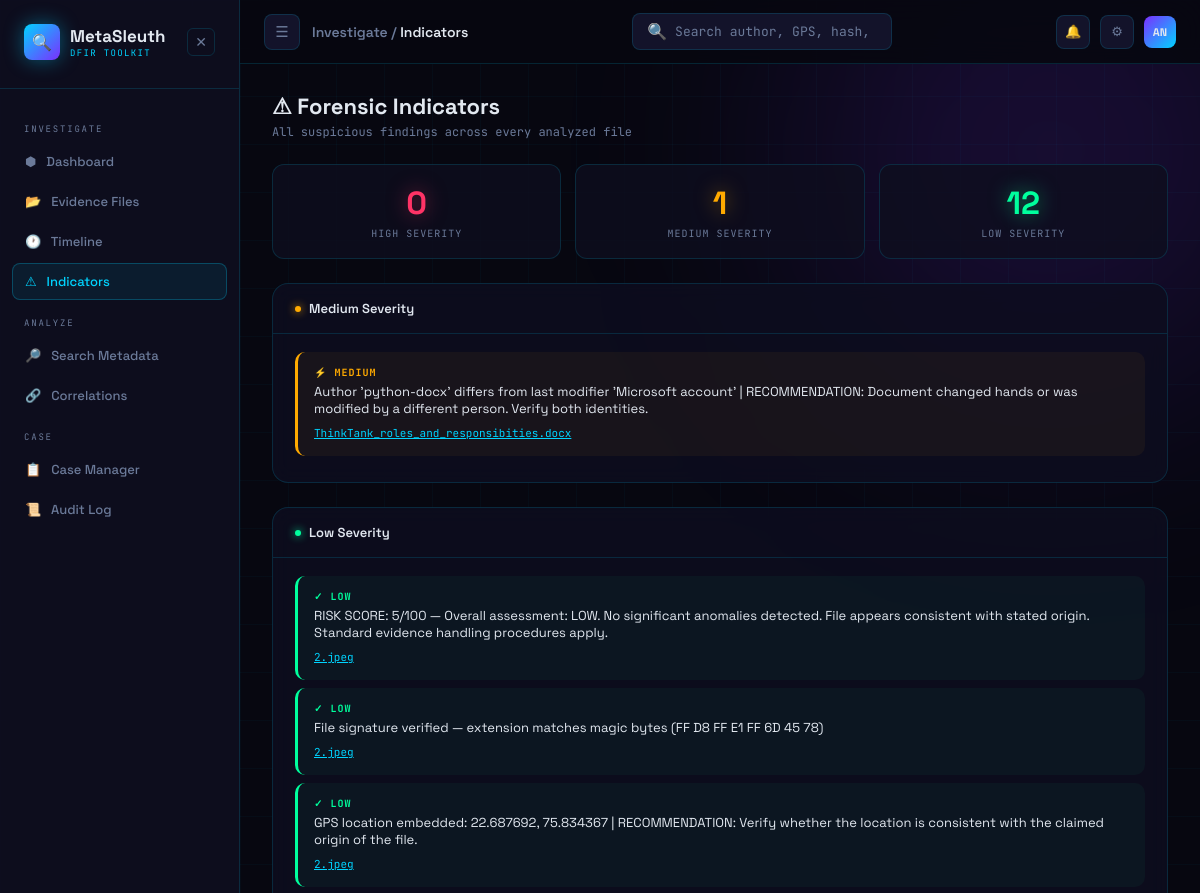
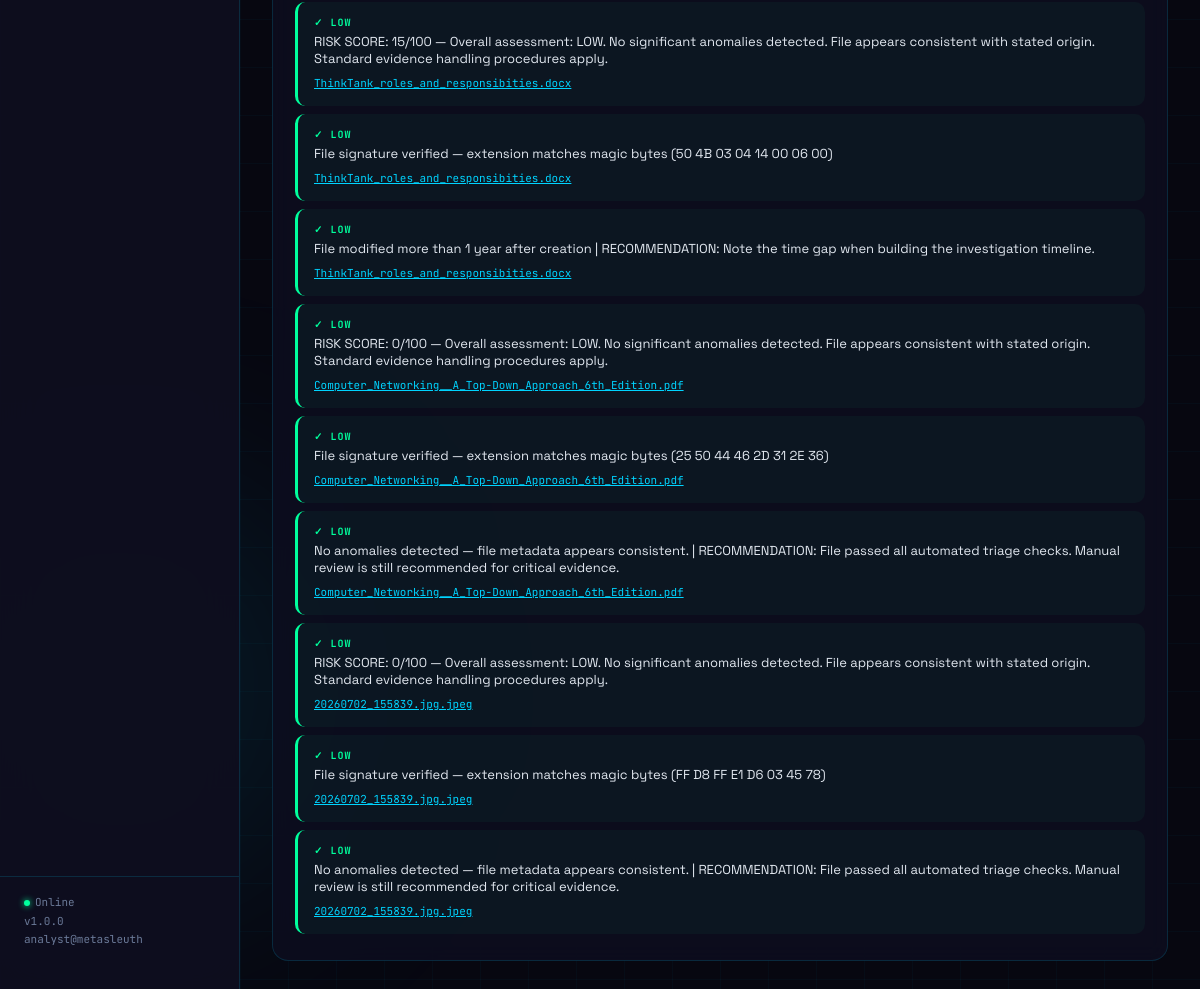
The page /indicators on the database its author committed (2 pictures, top to bottom).
### tables this page shows
CREATE TABLE indicators (
            id          INTEGER PRIMARY KEY AUTOINCREMENT,
            file_id     INTEGER NOT NULL,
            severity    TEXT NOT NULL,
            description TEXT NOT NULL,
            FOREIGN KEY (file_id) REFERENCES files(id)
        );

CREATE TABLE files (
            id          INTEGER PRIMARY KEY AUTOINCREMENT,
            filename    TEXT NOT NULL,
            file_type   TEXT NOT NULL,
            file_size   INTEGER,
            md5         TEXT,
            sha1        TEXT,
            sha256      TEXT,
            upload_time TEXT NOT NULL,
            analyst     TEXT
        );

### app.py (the view)
@app.route('/indicators')
def indicators_page():
    conn   = get_connection()
    cursor = conn.cursor()
    cursor.execute('''
        SELECT i.severity, i.description,
               f.filename, f.id as file_id, f.file_type
        FROM indicators i
        JOIN files f ON i.file_id = f.id
        ORDER BY
            CASE i.severity
                WHEN "HIGH"   THEN 1
                WHEN "MEDIUM" THEN 2
                ELSE 3
            END,
            f.upload_time DESC
    ''')
    rows = cursor.fetchall()
    conn.close()
    indicators = [dict(r) for r in rows]
    high   = [i for i in indicators if i['severity'] == 'HIGH']
    medium = [i for i in indicators if i['severity'] == 'MEDIUM']
    low    = [i for i in indicators if i['severity'] == 'LOW']
    return render_template('indicators.html',
                           indicators=indicators,
                           high=high,
                           medium=medium,
                           low=low)

### database/db.py (called while the page is built)
def get_connection():
    conn = sqlite3.connect(DATABASE)
    conn.row_factory = sqlite3.Row
    return conn

### templates/indicators.html (shortened to what this page needs)
{% extends 'base.html' %}
{% block breadcrumb %}Investigate / <span>Indicators</span>{% endblock %}
{% block content %}
<div>
    <div class="page-title">⚠ Forensic Indicators</div>
    <div class="page-sub">All suspicious findings across every analyzed file</div>
</div>
<div class="stat-row">
    <div class="stat-card">
        <div class="stat-num" style="color:var(--alert);text-shadow:0 0 20px rgba(255,51,102,0.5)">
            {{ high | length }}
        </div>
        <div class="stat-lbl">High Severity</div>
    </div>
    <div class="stat-card">
        <div class="stat-num" style="color:var(--warn);text-shadow:0 0 20px rgba(255,170,0,0.5)">
            {{ medium | length }}
        </div>
        <div class="stat-lbl">Medium Severity</div>
    </div>
    <div class="stat-card">
        <div class="stat-num" style="color:var(--ok);text-shadow:0 0 20px rgba(0,255,157,0.5)">
            {{ low | length }}
        </div>
        <div class="stat-lbl">Low Severity</div>
    </div>
</div>
{% if medium %}
<div class="panel">
    <div class="panel-head">
        <div class="panel-title"><span class="dot" style="background:var(--warn);box-shadow:0 0 8px var(--warn)"></span>Medium Severity</div>
    </div>
    <div class="panel-body">
        {% for ind in medium %}
        <div class="ind-item MEDIUM">
            <div class="ind-sev MEDIUM">⚡ MEDIUM</div>
            <div class="ind-desc">{{ ind.description }}</div>
            <a class="ind-file" href="/file/{{ ind.file_id }}">{{ ind.filename }}</a>
        </div>
        {% endfor %}
    </div>
</div>
{% endif %}
{% if low %}
<div class="panel">
    <div class="panel-head">
        <div class="panel-title"><span class="dot o"></span>Low Severity</div>
    </div>
    <div class="panel-body">
        {% for ind in low %}
        <div class="ind-item LOW">
            <div class="ind-sev LOW">✓ LOW</div>
            <div class="ind-desc">{{ ind.description }}</div>
            <a class="ind-file" href="/file/{{ ind.file_id }}">{{ ind.filename }}</a>
        </div>
        {% endfor %}
    </div>
</div>
{% endif %}
{% endblock %}

### rows shown on the page
indicators: description "Author 'python-docx' differs from last modifier 'Microsoft account' | RECOMMENDATION: Document changed hands or was modified by a different person. Verify both identities.", filename "ThinkTank_roles_and_responsibities.docx"
indicators: description "RISK SCORE: 5/100 — Overall assessment: LOW. No significant anomalies detected. File appears consistent with stated origin. Standard evidence handling procedures apply.", filename "2.jpeg"
indicators: description "File signature verified — extension matches magic bytes (FF D8 FF E1 FF 6D 45 78)", filename "2.jpeg"
indicators: description "GPS location embedded: 22.687692, 75.834367 | RECOMMENDATION: Verify whether the location is consistent with the claimed origin of the file.", filename "2.jpeg"
indicators: description "RISK SCORE: 15/100 — Overall assessment: LOW. No significant anomalies detected. File appears consistent with stated origin. Standard evidence handling procedures apply.", filename "ThinkTank_roles_and_responsibities.docx"
indicators: description "File signature verified — extension matches magic bytes (50 4B 03 04 14 00 06 00)", filename "ThinkTank_roles_and_responsibities.docx"
indicators: description "File modified more than 1 year after creation | RECOMMENDATION: Note the time gap when building the investigation timeline.", filename "ThinkTank_roles_and_responsibities.docx"
indicators: description "RISK SCORE: 0/100 — Overall assessment: LOW. No significant anomalies detected. File appears consistent with stated origin. Standard evidence handling procedures apply.", filename "Computer_Networking__A_Top-Down_Approach_6th_Edition.pdf"
indicators: description "File signature verified — extension matches magic bytes (25 50 44 46 2D 31 2E 36)", filename "Computer_Networking__A_Top-Down_Approach_6th_Edition.pdf"
indicators: description "No anomalies detected — file metadata appears consistent. | RECOMMENDATION: File passed all automated triage checks. Manual review is still recommended for critical evidence.", filename "Computer_Networking__A_Top-Down_Approach_6th_Edition.pdf"
indicators: description "RISK SCORE: 0/100 — Overall assessment: LOW. No significant anomalies detected. File appears consistent with stated origin. Standard evidence handling procedures apply.", filename "20260702_155839.jpg.jpeg"
indicators: description "File signature verified — extension matches magic bytes (FF D8 FF E1 D6 03 45 78)", filename "20260702_155839.jpg.jpeg"
indicators: description "No anomalies detected — file metadata appears consistent. | RECOMMENDATION: File passed all automated triage checks. Manual review is still recommended for critical evidence.", filename "20260702_155839.jpg.jpeg"

### other values the page prints
{{ version if version else '1.0.0' }} "1.0.0"
{{ analyst if analyst else 'analyst@metasleuth' }} "analyst@metasleuth"
{{ high | length }} "0"
{{ medium | length }} "1"
{{ low | length }} "12"
